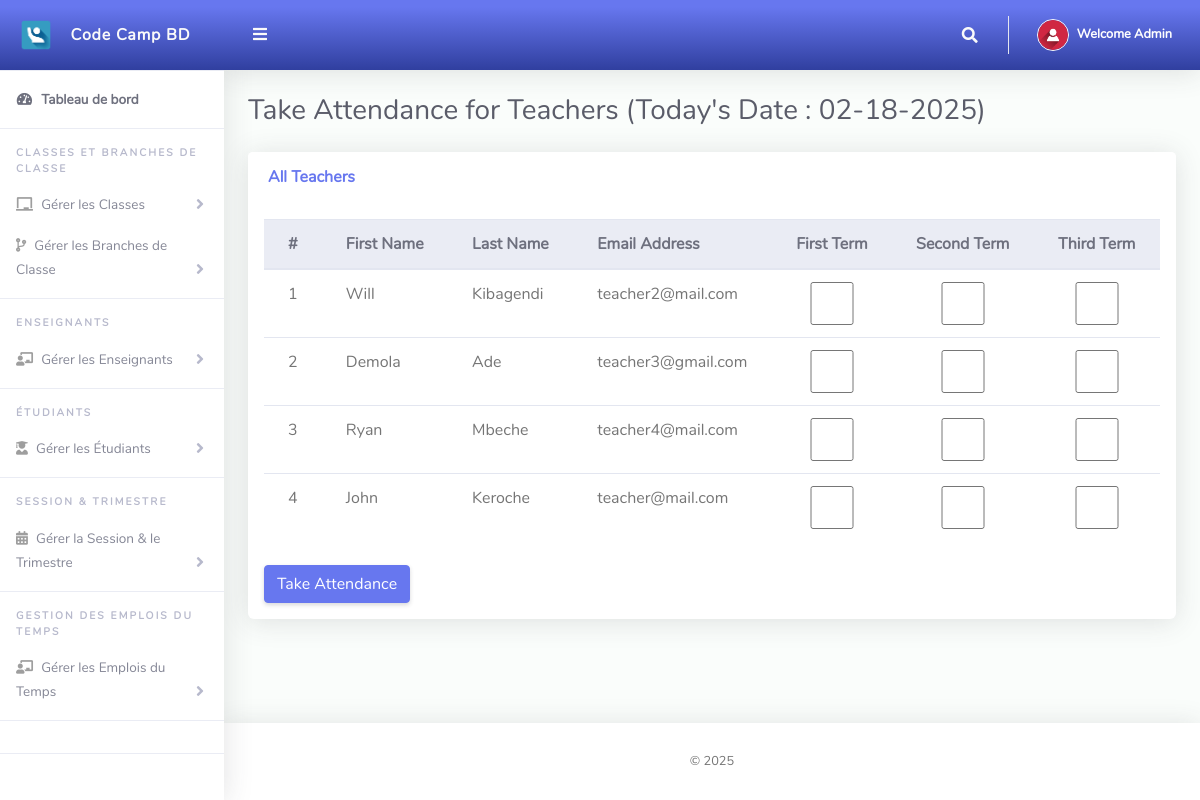
Page /Admin/takeTeacherAttendance.php (signed in) on the committed database.
### tables this page shows
CREATE TABLE `tblclassteacher` (
  `Id` int(10) NOT NULL,
  `firstName` varchar(255) NOT NULL,
  `lastName` varchar(255) NOT NULL,
  `emailAddress` varchar(255) NOT NULL,
  `password` varchar(255) NOT NULL,
  `phoneNo` varchar(50) NOT NULL,
  `classId` varchar(10) NOT NULL,
  `classArmId` varchar(10) NOT NULL,
  `dateCreated` varchar(50) NOT NULL
);

### Admin/takeTeacherAttendance.php (the view, shortened to what this page needs)
<?php
include '../Includes/dbcon.php';
?>
<!DOCTYPE html>
<html lang="en">
<head>
  <link href="../vendor/fontawesome-free/css/all.min.css" rel="stylesheet" type="text/css">
  <link href="../vendor/bootstrap/css/bootstrap.min.css" rel="stylesheet" type="text/css">
  <link href="css/ruang-admin.min.css" rel="stylesheet">
</head>
<body id="page-top">
  <div id="wrapper">
    <?php include "Includes/sidebar.php"; ?>
    <div id="content-wrapper" class="d-flex flex-column">
      <div id="content">
        <?php include "Includes/topbar.php"; ?>
        <div class="container-fluid" id="container-wrapper">
          <div class="d-sm-flex align-items-center justify-content-between mb-4">
            <h1 class="h3 mb-0 text-gray-800">Take Attendance for Teachers (Today's Date : <?php echo date("m-d-Y");?>)</h1>
          </div>
          <div class="row">
            <div class="col-lg-12">
              <form method="post">
                <div class="card mb-4">
                  <div class="card-header py-3 d-flex flex-row align-items-center justify-content-between">
                    <h6 class="m-0 font-weight-bold text-primary">All Teachers</h6>
                  </div>
                  <div class="table-responsive p-3">
                    <table class="table align-items-center table-flush table-hover">
                      <thead class="thead-light">
                        <tr>
                          <th>#</th>
                          <th>First Name</th>
                          <th>Last Name</th>
                          <th>Email Address</th>
                          <th>First Term</th>
                          <th>Second Term</th>
                          <th>Third Term</th>
                        </tr>
                      </thead>
                      <tbody>
                        <?php
                        $query = "SELECT Id, firstName, lastName, emailAddress FROM tblclassteacher";
                        $rs = $conn->query($query);
                        $num = $rs->num_rows;
                        $sn = 0;
                        if($num > 0) {
                            while ($rows = $rs->fetch_assoc()) {
                                $sn++;
                                echo "
                                <tr>
                                  <td>".$sn."</td>
                                  <td>".$rows['firstName']."</td>
                                  <td>".$rows['lastName']."</td>
                                  <td>".$rows['emailAddress']."</td>
                                  <td><input name='check1[]' type='checkbox' value='".$rows['emailAddress']."' class='form-control'></td>
                                  <td><input name='check2[]' type='checkbox' value='".$rows['emailAddress']."' class='form-control'></td>
                                  <td><input name='check3[]' type='checkbox' value='".$rows['emailAddress']."' class='form-control'></td>
                                </tr>";
                            }
                        } else {
                            echo "<div class='alert alert-danger' role='alert'>No Record Found!</div>";
                        }
                        ?>
                      </tbody>
                    </table>
                    <br>
                    <button type="submit" name="save" class="btn btn-primary">Take Attendance</button>
                  </div>
                </div>
              </form>
            </div>
          </div>
        </div>
      </div>
      <?php include "Includes/footer.php"; ?>
    </div>
  </div>
</body>
</html>

### Admin/Includes/topbar.php (shortened to what this page needs)
<?php
  $query = "SELECT * FROM tbladmin WHERE Id = ".$_SESSION['userId']."";
  $rs = $conn->query($query);
  $rows = $rs->fetch_assoc();
  $fullName = $rows['firstName']." ".$rows['lastName'];
?>
<nav class="navbar navbar-expand navbar-light bg-gradient-primary topbar mb-4 static-top">
          <button id="sidebarToggleTop" class="btn btn-link rounded-circle mr-3">
            <i class="fa fa-bars"></i>
          </button>
          <ul class="navbar-nav ml-auto">
            <li class="nav-item dropdown no-arrow">
              <a class="nav-link dropdown-toggle" href="#" id="searchDropdown" role="button" data-toggle="dropdown"
                aria-haspopup="true" aria-expanded="false">
                <i class="fas fa-search fa-fw"></i>
              </a>
            </li>
            <li class="nav-item dropdown no-arrow">
              <a class="nav-link dropdown-toggle" href="#" id="userDropdown" role="button" data-toggle="dropdown"
                aria-haspopup="true" aria-expanded="false">
                <img class="img-profile rounded-circle" src="img/user-icn.png" style="max-width: 60px">
                <span class="ml-2 d-none d-lg-inline text-white small"><b>Welcome <?php echo $fullName;?></b></span>
              </a>
            </li>
          </ul>
        </nav>

### rows in the picture
tblclassteacher: firstName "Will", lastName "Kibagendi", emailAddress "teacher2@mail.com"
tblclassteacher: firstName "Demola", lastName "Ade", emailAddress "teacher3@gmail.com"
tblclassteacher: firstName "Ryan", lastName "Mbeche", emailAddress "teacher4@mail.com"
tblclassteacher: firstName "John", lastName "Keroche", emailAddress "teacher@mail.com"

### other values in the picture
$fullName "Admin"
